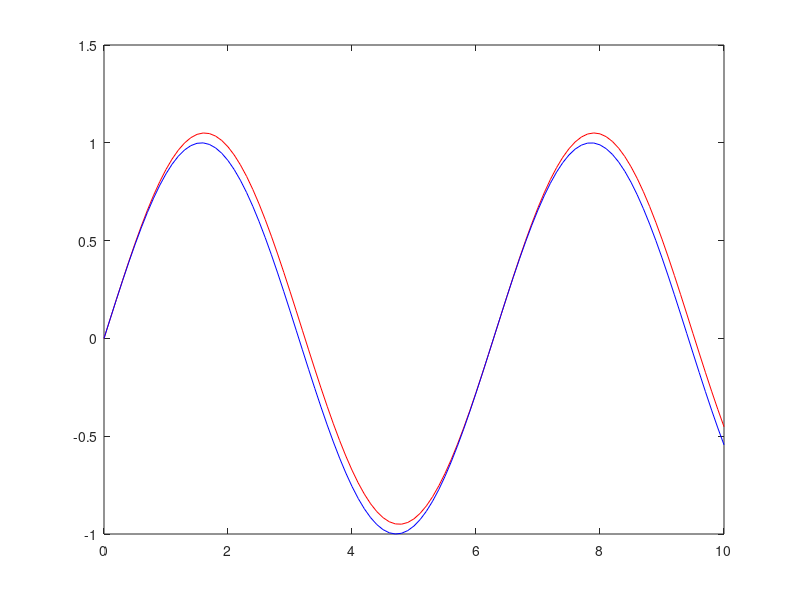

Source code (MATLAB):
%% RateEquationEuler.m

%This program uses the Euler method to approximate 3x^2 - 20x + 10.

clc
clear

%% Define Constants
step = 0.1;      %Number of points in approximation
xmin = 0;       %Lower end of domain
xmax = 10;    %Upper end of domain

%% Define Arrays
%create array of x values
x1 = [];
arraystep = 1;
for x = (xmin:step:xmax)
    x1(arraystep) = x;
    arraystep = arraystep + 1;
end
%create array for approximation of y
y1 = zeros(1,arraystep-1);

%% Loop through Euler Method to find Approximation
%define delta x as dx
dx = x1(2) - x1(1);
%define initial y value
y1(1) = 0;

%Loop through Euler Method
for iLoop = 1:length(x1)-1
    y1(iLoop+1) = y1(iLoop) + dx*cos(x1(iLoop));
end

%% Loop through Ideal Function
for iLoop = 1:arraystep-1
    y2(iLoop) = sin(x1(iLoop));
end

plot (x1,y1,'r',x1,y2,'b')